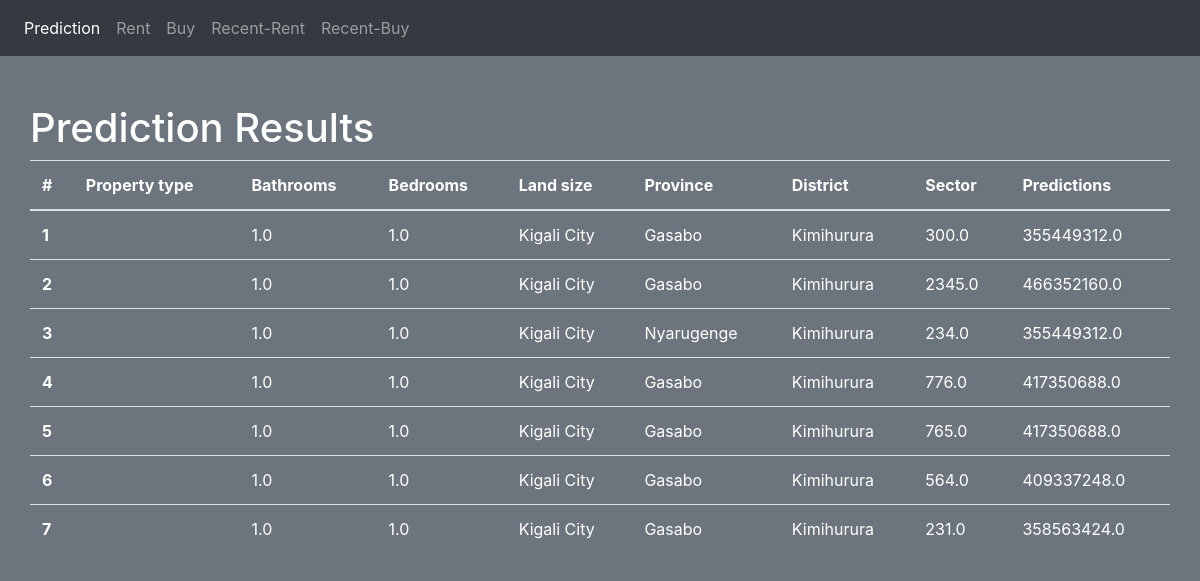
The page /sales_result/ on the database as committed earlier.
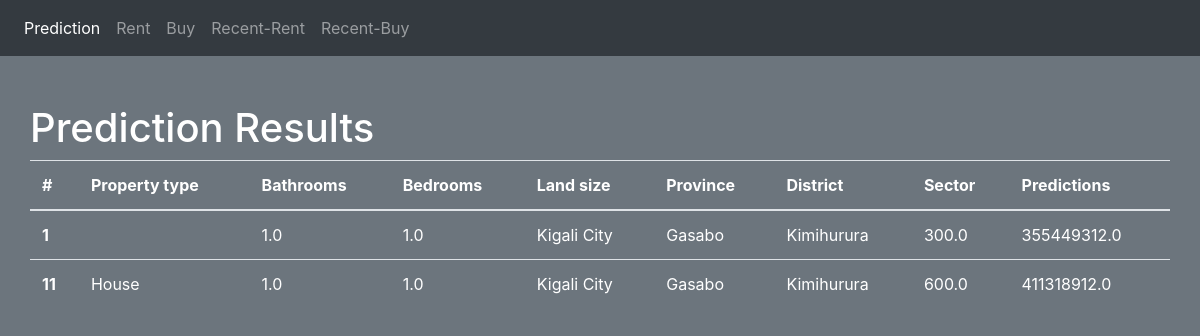
The same page on the database as committed later.
### predict/models.py (models this page shows, shortened)
class PredResultSales(models.Model):
    property_type=models.CharField(max_length=50)
    bedrooms=models.FloatField()
    bathrooms=models.FloatField()
    province=models.CharField(max_length=50)
    district=models.CharField(max_length=50)
    sector=models.CharField(max_length=50)
    area=models.FloatField()
    prediction=models.FloatField()

### predict/views.py (the view)
# urls.py: path('sales_result/', views.view_sales_results, name='sales_result'),
def view_sales_results(request):
    data = {"dataset": PredResultSales.objects.all()}
    return render(request, "result_sales.html", data)

### templates/result_sales.html
{% extends "base.html" %}
{% block main %}
    <div class="container pt-5">
        <div class="row">
        <h1>Prediction Results</h1>
            <table class="table text-white">
                <thead>
                <tr>
                <th scope="col">#</th>
                <th scope="col">Property type</th>
                <th scope="col">Bathrooms</th>
                <th scope="col">Bedrooms</th>
                <th scope="col">Land size</th>
                <th scope="col">Province</th>
                <th scope="col">District</th>
                <th scope="col">Sector</th>
                <th scope="col">Predictions</th>
                </tr>
                </thead>
                <tbody>
                {% for data in dataset %}
                    <tr>
                    <th scope="row">{{ data.id }}</th>
                    <td>{{ data.property_type }}</td>
                    <td>{{ data.bathrooms }}</td>
                    <td>{{ data.bedrooms }}</td>
                    <td>{{ data.province }}</td>
                    <td>{{ data.district }}</td>
                    <td>{{ data.sector }}</td>
                    <td>{{ data.area }}</td>
                    <td>{{ data.prediction }}</td>
                    </tr>
                {% endfor %}
                </tbody>
            </table>
        </div>
    </div>
{% endblock %}

### templates/base.html (shortened to what this page needs)
<!doctype html>
<html lang="en">
    <head>
    <link rel="stylesheet" href="https://stackpath.bootstrapcdn.com/bootstrap/4.4.1/css/bootstrap.min.css">
    </head>
    <body class="bg-image text-white bg-secondary">
    <nav class="navbar navbar-expand-lg navbar-dark bg-dark">
        <div class="collapse navbar-collapse" id="navbarSupportedContent">
            <ul class="navbar-nav mr-auto">
                <li class="nav-item active">
                    <a class="nav-link" href="/">Prediction <span class="sr-only">(current)</span></a>
                </li>
                <li class="nav-item">
                    <a class="nav-link" href="{% url 'prediction_page' %}">Rent</a>
                </li>
                <li class="nav-item">
                    <a class="nav-link" href="{% url 'submit_sales' %}">Buy</a>
                </li>
                <li class="nav-item">
                    <a class="nav-link" href="{% url 'results' %}">Recent-Rent</a>
                </li>
                <li class="nav-item">
                    <a class="nav-link" href="{% url 'predict:sales_result' %}">Recent-Buy</a>
                </li>
            </ul>
        </div>
    </nav>
    {% block main %}
    {% endblock %}
    </body>
</html>

### templates/base.html (style rules this page uses)
html { -webkit-text-size-adjust: 100%; text-size-adjust: 100%; }
.bg-image { background-image: url('https://wallpapercave.com/wp/wp9106198.jpg'); height: 100vh; background-size: cover; background-position: center; background-repeat: no-repeat; }

Rows that differ between the two databases and show on the page:
removed PredResultSales: id "2", bathrooms "1.0", bedrooms "1.0", province "Kigali City", district "Gasabo", sector "Kimihurura", area "2345.0", prediction "466352160.0"
removed PredResultSales: id "3", bathrooms "1.0", bedrooms "1.0", province "Kigali City", district "Nyarugenge", sector "Kimihurura", area "234.0", prediction "355449312.0"
removed PredResultSales: id "4", bathrooms "1.0", bedrooms "1.0", province "Kigali City", district "Gasabo", sector "Kimihurura", area "776.0", prediction "417350688.0"
removed PredResultSales: id "5", bathrooms "1.0", bedrooms "1.0", province "Kigali City", district "Gasabo", sector "Kimihurura", area "765.0", prediction "417350688.0"
removed PredResultSales: id "6", bathrooms "1.0", bedrooms "1.0", province "Kigali City", district "Gasabo", sector "Kimihurura", area "564.0", prediction "409337248.0"
removed PredResultSales: id "7", bathrooms "1.0", bedrooms "1.0", province "Kigali City", district "Gasabo", sector "Kimihurura", area "231.0", prediction "358563424.0"
added PredResultSales: id "11", property_type "House", bathrooms "1.0", bedrooms "1.0", province "Kigali City", district "Gasabo", sector "Kimihurura", area "600.0", prediction "411318912.0"
